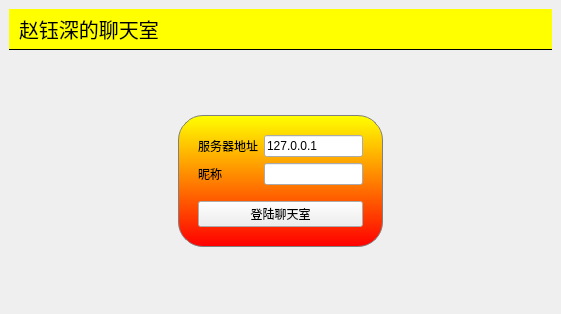
<?xml version="1.0" encoding="UTF-8"?>
<ui version="4.0">
 <class>MainWindow</class>
 <widget class="QMainWindow" name="MainWindow">
  <property name="geometry">
   <rect>
    <x>0</x>
    <y>0</y>
    <width>561</width>
    <height>314</height>
   </rect>
  </property>
  <property name="windowTitle">
   <string>聊天室客户端</string>
  </property>
  <property name="styleSheet">
   <string notr="true">#mainFrame {
	border: none;
	background: white;
}

#loginFrame {
	background: qlineargradient(x1:0, y1: 0, x2: 0, y2: 1, stop: 0 yellow, stop: 1 red);
	border: 1px solid gray;
	padding: 10px;	
	border-radius: 25px;
}</string>
  </property>
  <widget class="QWidget" name="centralwidget">
   <layout class="QVBoxLayout" name="verticalLayout">
    <item>
     <widget class="QLabel" name="titleLabel">
      <property name="styleSheet">
       <string notr="true">#titleLabel {
	background: yellow;
	color: black;
	font-size: 20px;
	border: none;
	border-bottom: 1px solid black;
	padding: 5px;
	font: 24px &quot;黑体&quot;；
}
</string>
      </property>
      <property name="text">
       <string>赵钰深的聊天室</string>
      </property>
     </widget>
    </item>
    <item>
     <widget class="QStackedWidget" name="stackedWidget">
      <property name="currentIndex">
       <number>1</number>
      </property>
      <widget class="QWidget" name="chatPage">
       <layout class="QVBoxLayout" name="verticalLayout_3">
        <item>
         <layout class="QHBoxLayout" name="horizontalLayout">
          <item>
           <widget class="QTextEdit" name="roomTextEdit"/>
          </item>
          <item>
           <widget class="QListWidget" name="userListWidget">
            <property name="maximumSize">
             <size>
              <width>120</width>
              <height>16777215</height>
             </size>
            </property>
           </widget>
          </item>
         </layout>
        </item>
        <item>
         <layout class="QHBoxLayout" name="horizontalLayout_2">
          <item>
           <widget class="QLineEdit" name="sayLineEdit"/>
          </item>
          <item>
           <widget class="QPushButton" name="sayButton">
            <property name="text">
             <string>发送</string>
            </property>
           </widget>
          </item>
          <item>
           <widget class="QPushButton" name="logoutButton">
            <property name="text">
             <string>退出</string>
            </property>
           </widget>
          </item>
         </layout>
        </item>
       </layout>
      </widget>
      <widget class="QWidget" name="loginPage">
       <layout class="QGridLayout" name="gridLayout_3">
        <item row="0" column="1">
         <spacer name="verticalSpacer">
          <property name="orientation">
           <enum>Qt::Orientation::Vertical</enum>
          </property>
          <property name="sizeHint" stdset="0">
           <size>
            <width>20</width>
            <height>117</height>
           </size>
          </property>
         </spacer>
        </item>
        <item row="1" column="0">
         <spacer name="horizontalSpacer">
          <property name="orientation">
           <enum>Qt::Orientation::Horizontal</enum>
          </property>
          <property name="sizeHint" stdset="0">
           <size>
            <width>170</width>
            <height>20</height>
           </size>
          </property>
         </spacer>
        </item>
        <item row="1" column="1">
         <widget class="QFrame" name="loginFrame">
          <property name="frameShape">
           <enum>QFrame::Shape::StyledPanel</enum>
          </property>
          <property name="frameShadow">
           <enum>QFrame::Shadow::Raised</enum>
          </property>
          <layout class="QVBoxLayout" name="verticalLayout_2">
           <item>
            <layout class="QGridLayout" name="gridLayout">
             <item row="0" column="1">
              <widget class="QLineEdit" name="serverEdit">
               <property name="text">
                <string>127.0.0.1</string>
               </property>
              </widget>
             </item>
             <item row="1" column="0">
              <widget class="QLabel" name="label">
               <property name="text">
                <string>昵称</string>
               </property>
              </widget>
             </item>
             <item row="0" column="0">
              <widget class="QLabel" name="label_2">
               <property name="text">
                <string>服务器地址</string>
               </property>
              </widget>
             </item>
             <item row="1" column="1">
              <widget class="QLineEdit" name="userNameEdit"/>
             </item>
            </layout>
           </item>
           <item>
            <spacer name="spacer">
             <property name="orientation">
              <enum>Qt::Orientation::Vertical</enum>
             </property>
             <property name="sizeType">
              <enum>QSizePolicy::Policy::Fixed</enum>
             </property>
             <property name="sizeHint" stdset="0">
              <size>
               <width>20</width>
               <height>10</height>
              </size>
             </property>
            </spacer>
           </item>
           <item>
            <widget class="QPushButton" name="loginButton">
             <property name="text">
              <string>登陆聊天室</string>
             </property>
            </widget>
           </item>
          </layout>
         </widget>
        </item>
        <item row="1" column="2">
         <spacer name="horizontalSpacer_2">
          <property name="orientation">
           <enum>Qt::Orientation::Horizontal</enum>
          </property>
          <property name="sizeHint" stdset="0">
           <size>
            <width>170</width>
            <height>20</height>
           </size>
          </property>
         </spacer>
        </item>
        <item row="2" column="1">
         <spacer name="verticalSpacer_2">
          <property name="orientation">
           <enum>Qt::Orientation::Vertical</enum>
          </property>
          <property name="sizeHint" stdset="0">
           <size>
            <width>20</width>
            <height>116</height>
           </size>
          </property>
         </spacer>
        </item>
       </layout>
      </widget>
     </widget>
    </item>
   </layout>
  </widget>
 </widget>
 <resources/>
 <connections/>
</ui>
